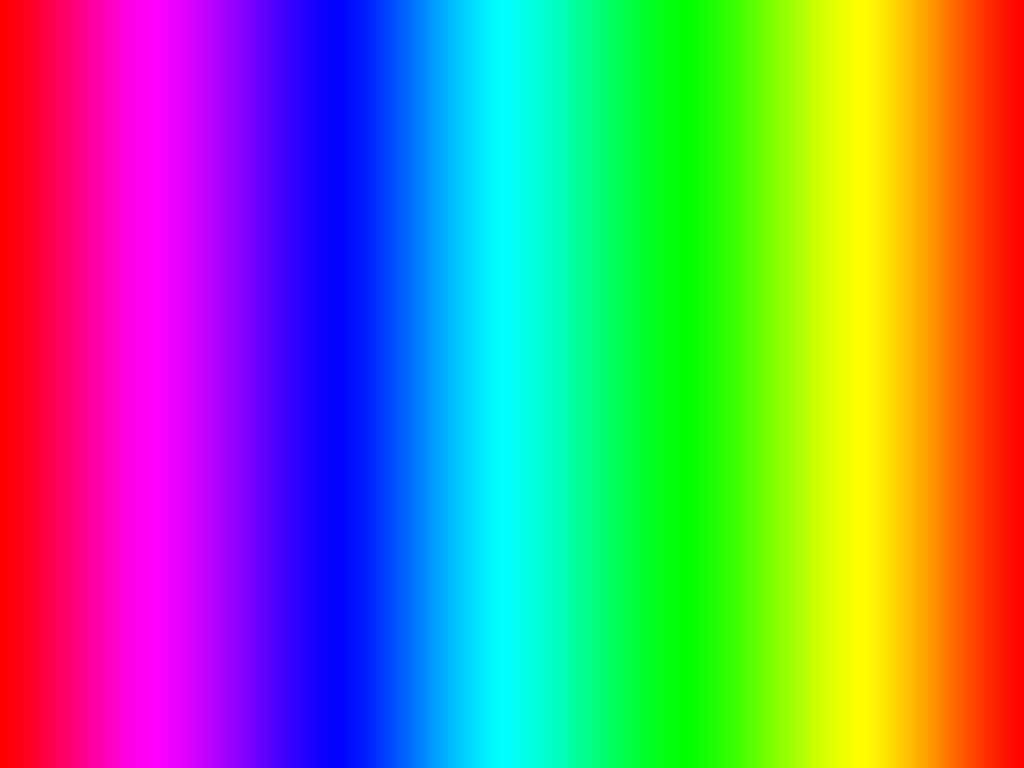
%> input picture Matlab/test/gradient_color.jpg, 2048 x 1536 px (shown at 1/2 size)
$ octave test_depthvisu.m   (GNU Octave 9; MATLAB toolbox functions it lacks are replaced by stand-ins)
%> lines starting %> are read from the running program, lines starting %| are printed output that depends on the picture
### Matlab/test/plotter.m


function []=plotter(figTitle, imgs)
    [row, col] = size(imgs);

    figure('NumberTitle', 'off', 'Name', figTitle);

    counter = 1;
    for i=1:row

       for j=1:col

          subplot(row,col,counter);

          if imgs(i, j).type=='img'
            imshow(imgs(i, j).data);
          elseif imgs(i, j).type=='his'
            imhist(imgs(i, j).data);
          end

          title(imgs(i, j).name)

          counter = counter + 1;
       end
    end

    pause(0.00001);
    frame_h = get(handle(gcf),'JavaFrame');
    set(frame_h,'Maximized',1);

end

### Matlab/test/test_depthvisu.m
clc
clear all

load('.\test\test.mat');

I_original=imread(strcat('gradient_color','.jpg'));
%> I_original is the input picture: size 1536x2048x3 uint8; mean R, G, B 123.7, 130, 128.8

gradient_start = 400;
gradient_size = 1500;
I_new = imresize(I_original, [1,2000]);

I_gradient = I_new(1,gradient_start:gradient_start+gradient_size,:);


I_depth = test_deptht;

depthSpan = struct('min',min(min(I_depth)),'max',max(max(I_depth)))

I_depth_normalizedTo255 = uint8(double(I_depth)./double(depthSpan.max).*255) + 1;
I_depth_normalizedToGradient = uint16(double(I_depth)./double(depthSpan.max).*gradient_size-2) + 1;

I_depth_colored = uint8(cat(3, zeros(size(I_depth)),zeros(size(I_depth)),zeros(size(I_depth))));

for ii=1:size(I_depth,1)
    for jj=1:size(I_depth,2)
        for rgb=1:3
            color = round(I_gradient(1,I_depth_normalizedToGradient(ii, jj),rgb));
            if I_depth_normalizedToGradient(ii, jj)==1
              color = 0;
            end
            I_depth_colored(ii, jj, rgb) = uint8(color);

        end
    end
end
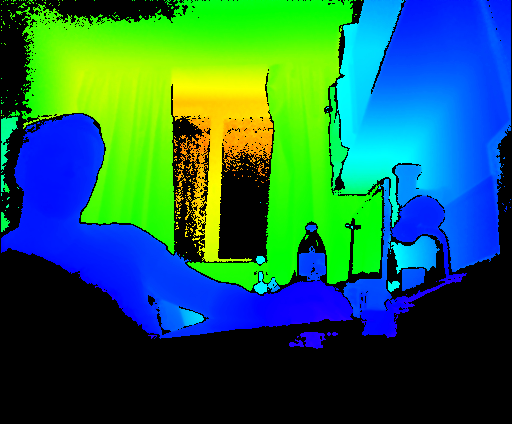
%> I_depth_colored: size 424x512x3 uint8; mean R, G, B 30.4, 99.8, 81.4


depthRegion = struct('min',min(min(test_deptht)),'max',max(max(test_deptht)));


img0G = struct('name','I gradient','data',I_gradient,'type','img')
img0Gh = struct('name','I gradient','data',I_gradient,'type','his')

img00 = struct('name','I depth','data',I_depth,'type','img')
img00h = struct('name','I depth','data',I_depth,'type','his')

img01 = struct('name','I depth normalizedTo255','data',I_depth_normalizedTo255,'type','img')
img01h = struct('name','I depth normalizedTo255','data',I_depth_normalizedTo255,'type','his')

img02 = struct('name','I depth colored','data',I_depth_colored,'type','img')
img02h = struct('name','I depth colored','data',I_depth_colored,'type','his')

plotter('Depth', [img0G, img0Gh;  img01,img01h; img02,img02h  ]);
%> the loop in plotter, `for i=1:row` made 3 passes
%> pass 2, in plotter, `for j=1:col  subplot(row,col,counter);  if imgs(i, j).type=='img' imsh..`:
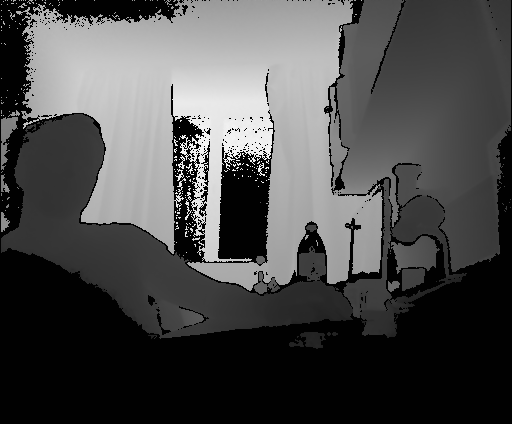
%> displayed picture: size 424x512, on the screen's scale of 0 to 255; min 1, max 255, mean 75.4
%> after the loop in plotter, `for i=1:row`: counter = 7
%> after the loop in plotter, `for i=1:row`:
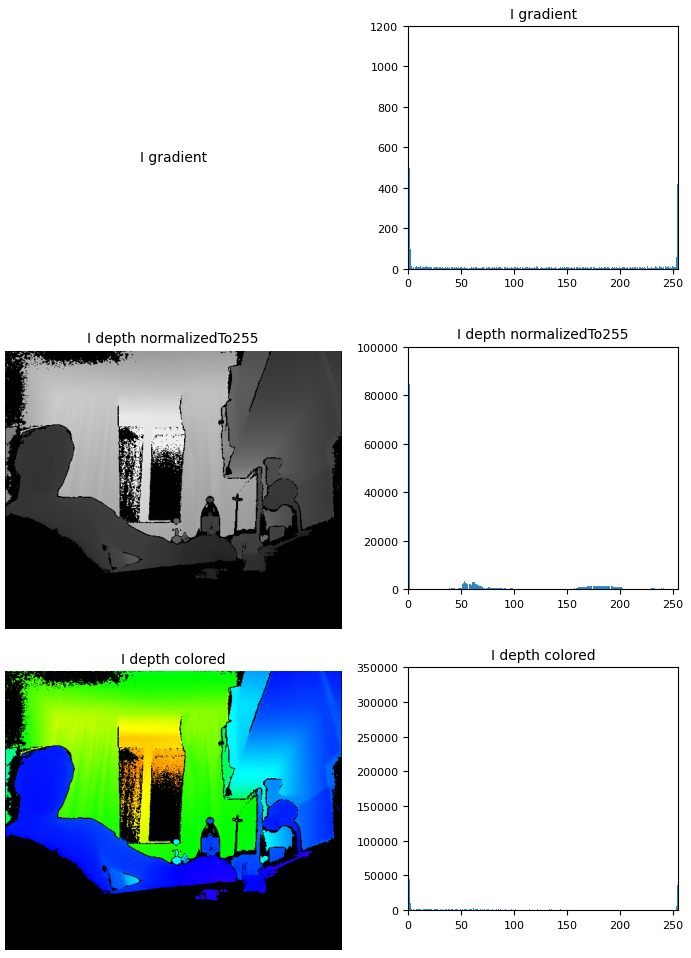
%> figure redrawn from the program's plot data, 6 panels
%> the run ends on the next line
